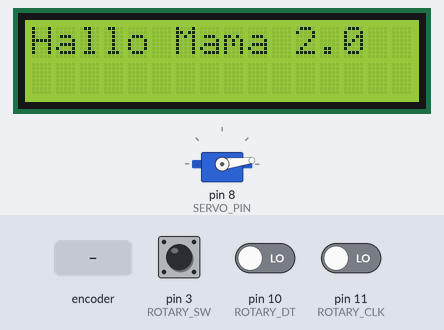
Simulated run of this sketch. Board: Arduino Mega 2560, built with avr-gcc and run on an emulated ATmega2560. Parts: 16×2 character LCD, servo. Inputs (shaded band) come from the test bench; at power-on: pin 11 (ROTARY_CLK) LOW, pin 3 (ROTARY_SW) HIGH, pin 10 (ROTARY_DT) LOW. The audio player accepts every command and is not drawn.

Above: at 1.8 s.
1.9 s: rotary encoder on pin 3 (ROTARY_SW) / pin 10 (ROTARY_DT) turned 3 steps (first pin leading)
At 2.5 s:
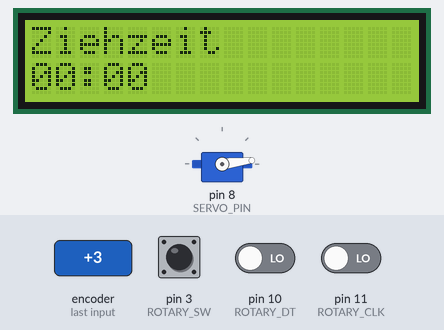
4.0 s: pin 11 (ROTARY_CLK) driven HIGH
At 4.7 s:
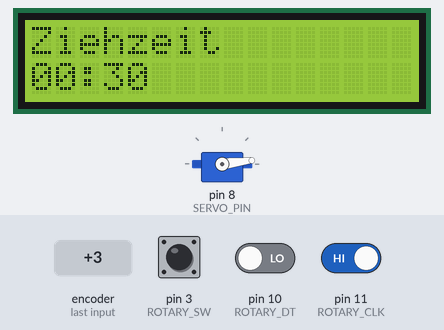
5.5 s: rotary encoder on pin 3 (ROTARY_SW) / pin 10 (ROTARY_DT) turned 1 step (first pin leading)
At 6.2 s:
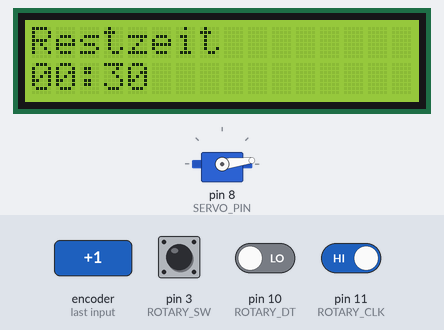
Timing chart, 0 to 8.5 s (numbered marks = the images above; inputs shaded):
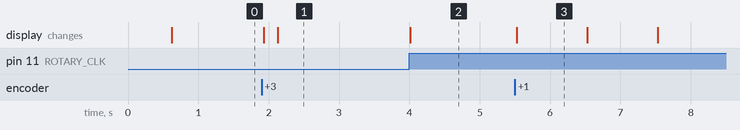

The sketch:

teatimer20.ino
```cpp
// (licence header left out)
#define VERSION 2.0
#include <Wire.h>
#include <LiquidCrystal_I2C.h>
#include <Servo.h>
#include <Bounce2.h>
#include <DFPlayerMini_Fast.h> // + firetimer.h bib
#include <avr/sleep.h>

//###############################################################################################################
// to be adapted by the user
#define MIN_HEIGHT 68 // maximum height of the arm
#define MAX_HEIGHT 7 // minimum height of the arm
#define START_HEIGHT 20 // start height of the arm - usefull if set to the maximum height
#define LANGUAGE 0// 0 - German, 1 - English
#define MP3_VOLUME 30 // volume of MP3 - range 0-30
#define INTERVALL_SHUTDOWN 15 // time intervall in minutes until system goes into standby
//###############################################################################################################

// Servo
#define SERVO_PIN 8
Servo teaServo;

// rotary encoder
#define ROTARY_SW 3
#define ROTARY_DT 10
#define ROTARY_CLK 11
Bounce  myRotaryEncoderButton = Bounce();
static uint8_t prevNextCode_ROT = 0;
static uint16_t store_ROT=0;
static int8_t val_ROT;

// LCD
LiquidCrystal_I2C lcd(0x27, 16, 2);

// MP3 player
DFPlayerMini_Fast myMP3;

long myBrewingDuration = 0; // brewing duration in milliseconds
bool myBrewingDurationChanged = false; // has the user changed the brewing duration during brewing?
long myStartTime = 0; // time in milliseconds when brewing started
long myRemainingTime = 0; // time remaining of brewing in milliseconds

const byte myMinHeight = MIN_HEIGHT;
const byte myMaxHeight = MAX_HEIGHT;
byte myStartHeight = START_HEIGHT;
byte myCurrentHeight = myStartHeight;

long myLastDisplayTime = 0;
byte myDisplayStatus = 0; // 0 - welcome // 1 - set arm height // 2 - set time // 3 - brewing // 4 - end
long myIntervallTillShutdown = INTERVALL_SHUTDOWN * 60000; // time intervall in milliseconds until system goes into standby
long myIdleTime = 0; // time without user interaction or brewing - used for standby
long myLastPressedTime = 0;

byte myLanguage = LANGUAGE; // 0 - German, 1 - English

//###############################################################################################################
void setup()
{
  lcd.init();

  // Rotary Encoder Button
  pinMode(ROTARY_SW,INPUT_PULLUP);
  myRotaryEncoderButton.attach(ROTARY_SW);
  myRotaryEncoderButton.interval(10); // 10ms zum Entprellen

  Serial.begin(9600);
  Serial1.begin(9600);

  myMP3.begin(Serial1);
  myMP3.volume(MP3_VOLUME);  //Set volume value. From 0 to 30

  // Rotary Encoder
  pinMode(ROTARY_CLK, INPUT);
  pinMode(ROTARY_DT, INPUT);

  welcome();
}
//###############################################################################################################

//###############################################################################################################
void loop()
{
  updateRotaryEncoderButton();

  if(val_ROT=read_rotary_ROT()) rotaryEncoderTurned(val_ROT);

  if(myDisplayStatus == 3) brewing();

  // in all cases except of brewing go to standby in case of long idle time
  if (myIdleTime != 0 && (millis() - myIdleTime > myIntervallTillShutdown) && myDisplayStatus != 2)
  {
    goInStandBy();
  }
}
//###############################################################################################################

// on each button press the display is changed & some action is done
void changeDisplayStatus()
{
  myIdleTime = millis();

  if (myDisplayStatus == 0) // 0 - welcome --> 1 - set arm height
  {
    lcd.clear();
    myStartHeight = myMaxHeight;
    setStartHeight(0);
    myDisplayStatus = 1;
  }
  else if (myDisplayStatus == 1) // 1 - set arm height --> 2 - set time
  {
    lcd.clear();
    setBrewingTime(0);
    myBrewingDuration = 0;
    myDisplayStatus = 2;
  }
  else if (myDisplayStatus == 2) // 2 - set time --> 3 - brewing
  {
    if (myBrewingDuration > 0)
    {
      lcd.clear();
      myStartTime = millis();
      myDisplayStatus = 3;
    }
  }
  else if (myDisplayStatus == 4) // 4 - end --> 0 - welcome
  {
    myBrewingDuration = 0;
    myDisplayStatus = 0;
    welcome();
  }
}

void setStartHeight(int dir)
{
  myStartHeight = myStartHeight + dir * 3;
  if (myStartHeight > myMinHeight) myStartHeight = myMinHeight;
  if (myStartHeight < myMaxHeight) myStartHeight = myMaxHeight;

  teaServo.write(myStartHeight);
  myCurrentHeight = myStartHeight;

  lcd.setCursor(0,0);
  if (myLanguage == 0) lcd.print(F("Starthoehe"));
  if (myLanguage == 1) lcd.print(F("Start height"));
  lcd.setCursor(0,1);
  lcd.print("      ");
  lcd.setCursor(0,1);
  lcd.print(myCurrentHeight);
}

void setBrewingTime(int dir)
{
  myIdleTime = millis();
  myBrewingDuration = myBrewingDuration + dir * 30000;
  if (myBrewingDuration < 0)
  {
    myBrewingDuration = 0;
  }
  lcd.setCursor(0, 0);
  if (myLanguage == 0) lcd.print(F("Ziehzeit"));
  if (myLanguage == 1) lcd.print(F("Brewing time"));
  lcd.setCursor(0,1);
  printTimeInMinutesSeconds(myBrewingDuration);
}

void changeBrewingDuration(int dir)
{
   myBrewingDurationChanged = true;
   myBrewingDuration = myBrewingDuration + dir * 30000;
   if (myBrewingDuration < 0) myBrewingDuration = 0;
}

void brewing()
{
  myRemainingTime = myBrewingDuration - (millis() - myStartTime);

  if (myRemainingTime > 0)
  {
    if (millis() - myLastDisplayTime > 1000 || myBrewingDurationChanged)
    {
      myBrewingDurationChanged = false;
      myLastDisplayTime = millis();

      lcd.setCursor(0, 0);
      if (myLanguage == 0) lcd.print(F("Restzeit"));
      if (myLanguage == 1) lcd.print(F("Remaining"));
      lcd.setCursor(0,1);
      printTimeInMinutesSeconds(myRemainingTime);
    }
  }
  else
  {
    myIdleTime = millis();
    myMP3.play(2);  //Play the second mp
    lcd.clear();
    lcd.setCursor(0, 0);
    if (myLanguage == 0) lcd.print(F("Tee ist fertig! :)"));
    if (myLanguage == 1) lcd.print(F("Tea is ready! :)"));
    myDisplayStatus = 4;
    slowlyUpToEndPos();
  }
}

void welcome()
{
  myMP3.play(1);  //Play the first mp3
  lcd.clear();
  lcd.backlight();
  lcd.setCursor(0, 0);
  if (myLanguage == 0) lcd.print(F("Hallo Mama 2.0"));
  if (myLanguage == 1) lcd.print(F("Hello Mama 2.0"));
  teaServo.attach(SERVO_PIN);
  goToMaxPos();
  myIdleTime = 0; // set to zero - to allow startup after standby
}

void goInStandBy()
{
  lcd.clear();
  lcd.noBacklight(); // save power
  teaServo.detach(); // save power
  myBrewingDuration = 0;
  myIdleTime = 0;
  myDisplayStatus = 4;
}

void goToMaxPos()
{
   teaServo.write(myMaxHeight);
}

void slowlyUpToEndPos()
{
  for (myCurrentHeight; myCurrentHeight >= myMaxHeight; myCurrentHeight = myCurrentHeight - 1)
  {
    teaServo.write(myCurrentHeight);
    delay(50);
  }
}

void printTimeInMinutesSeconds(long milliseconds)
{
  int seconds = ((milliseconds/1000)%60);
  int minutes = (milliseconds /1000)/60;
  if(minutes < 10) lcd.print("0");
  lcd.print(minutes);
  lcd.print(":");
  if(seconds < 10) lcd.print("0");
  lcd.print(seconds);
}

void updateRotaryEncoderButton()
{
  myRotaryEncoderButton.update();
  if (myRotaryEncoderButton.fallingEdge()) // button pressed
  {
    myIdleTime = millis();
    myLastPressedTime = millis();
    changeDisplayStatus();
  }
  if (myRotaryEncoderButton.risingEdge()) // button released
  {
    if (millis() - myLastPressedTime > 2000) goInStandBy(); // long press > 5 Sec --> standby
  }
}

void rotaryEncoderTurned(int dir)
{
  dir = dir * -1; // reverse direction for better HMI
  if (myDisplayStatus == 0) changeDisplayStatus();
  if (myDisplayStatus == 1) setStartHeight(dir);
  if (myDisplayStatus == 2) setBrewingTime(dir);
  if (myDisplayStatus == 3) changeBrewingDuration(dir);
  myIdleTime = millis();
}

 // A vald CW or  CCW move returns 1, invalid returns 0.
int8_t read_rotary_ROT() {
  static int8_t rot_enc_table[] = {0,1,1,0,1,0,0,1,1,0,0,1,0,1,1,0};

  prevNextCode_ROT <<= 2;
  if (digitalRead(ROTARY_DT)) prevNextCode_ROT |= 0x02;
  if (digitalRead(ROTARY_CLK)) prevNextCode_ROT |= 0x01;
  prevNextCode_ROT &= 0x0f;

   // If valid then store as 16 bit data.
   if  (rot_enc_table[prevNextCode_ROT] ) {
      store_ROT <<= 4;
      store_ROT |= prevNextCode_ROT;
      if ((store_ROT&0xff)==0x2b) return -1;
      if ((store_ROT&0xff)==0x17) return 1;
   }
   return 0;
}
```

Measured:
- after the input at 1.9 s, the display: first changes at once (image 1 shows a later state)
- after the input at 4.0 s, the display: changes at once (image 2)
- after the input at 5.5 s, the display: changes at once (image 3)
